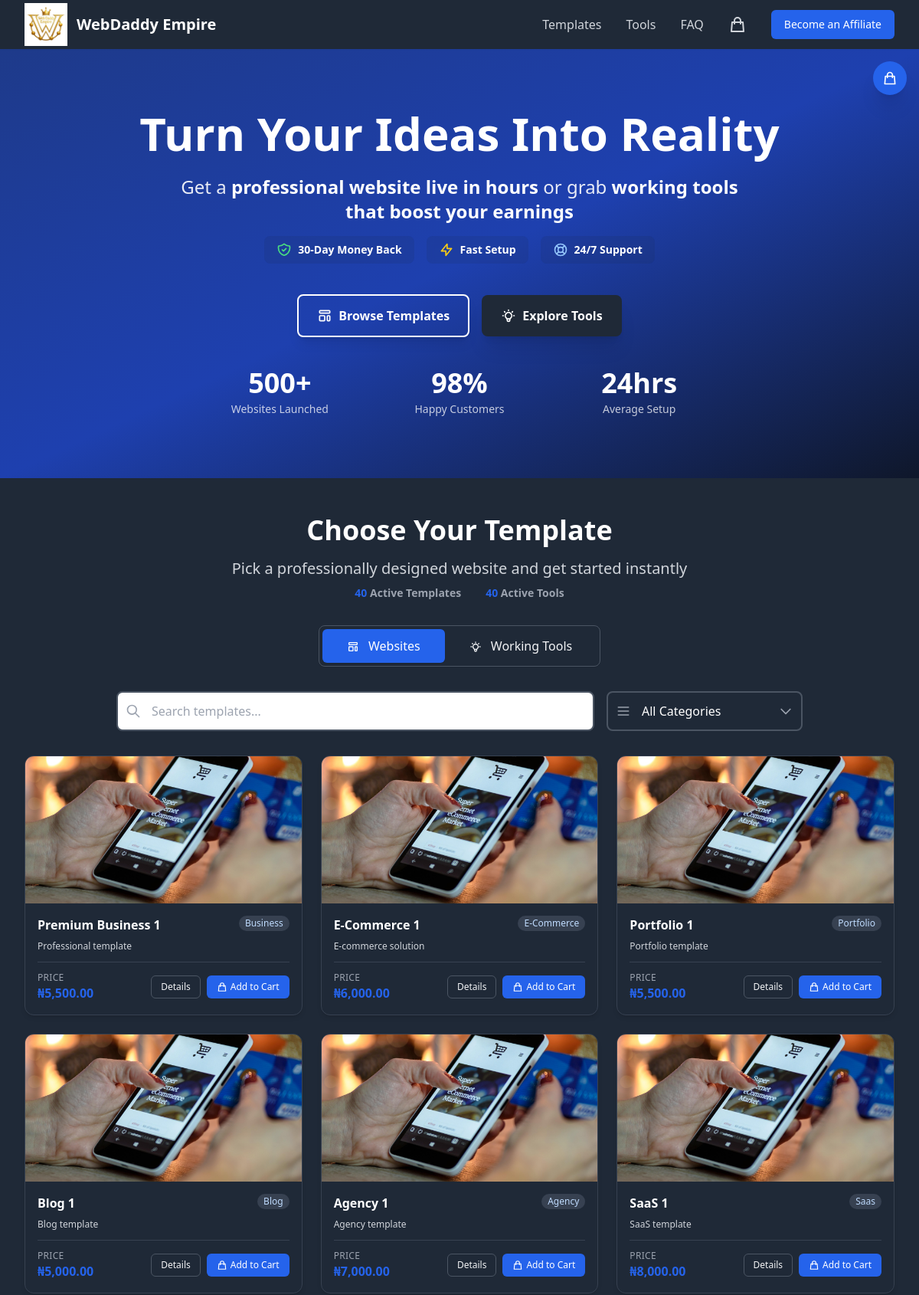
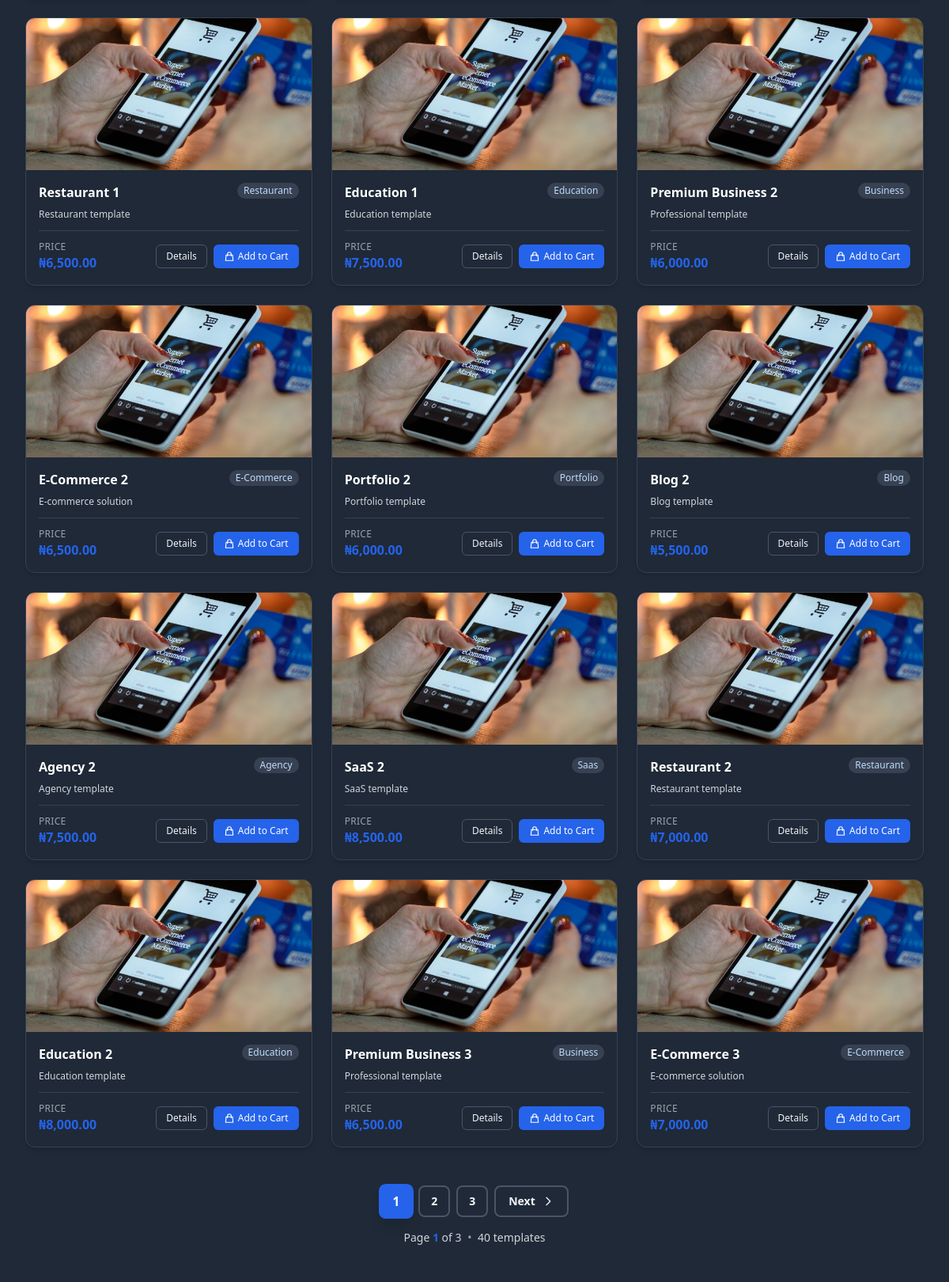
The page / (upper part) on the database its author committed (2 pictures, top to bottom).
### tables this page shows
CREATE TABLE "templates" (
            id INTEGER PRIMARY KEY AUTOINCREMENT,
            name TEXT NOT NULL,
            slug TEXT NOT NULL UNIQUE,
            price REAL NOT NULL DEFAULT 0.00,
            category TEXT,
            description TEXT,
            features TEXT,
            demo_url TEXT,
            thumbnail_url TEXT,
            video_links TEXT,
            active INTEGER DEFAULT 1,
            created_at TEXT DEFAULT CURRENT_TIMESTAMP,
            updated_at TEXT DEFAULT CURRENT_TIMESTAMP,
            thumbnail_source TEXT DEFAULT 'url' CHECK(thumbnail_source IN ('url', 'upload')),
            thumbnail_file TEXT,
            thumbnail_metadata TEXT,
            video_source TEXT DEFAULT 'url' CHECK(video_source IN ('url', 'upload')),
            video_file TEXT,
            video_metadata TEXT
        , media_type TEXT DEFAULT 'banner' CHECK(media_type IN ('demo_url', 'banner', 'video')), demo_video_url TEXT, priority_order INTEGER DEFAULT NULL, seo_keywords TEXT, delivery_type TEXT DEFAULT 'hosted_domain', requires_email INTEGER DEFAULT 1, delivery_wait_hours INTEGER DEFAULT 24, delivery_note TEXT, delivery_description TEXT, domain_template TEXT);

### index.php (the view, shortened to what the rows shown need)
<?php
require_once __DIR__ . '/includes/session.php';
require_once __DIR__ . '/includes/functions.php';
$currentView = $_GET['view'] ?? 'templates';
$currentView = in_array($currentView, ['templates', 'tools']) ? $currentView : 'templates';
$affiliateCode = getAffiliateCode();
$totalActiveTemplates = count(getTemplates(true));
$templates = [];
$page = max(1, (int)($_GET['page'] ?? 1));
if ($currentView === 'templates') {
    $perPage = 18;
    $allTemplates = getTemplates(true);
    usort($allTemplates, function($a, $b) {
        $aPriority = ($a['priority_order'] !== null && $a['priority_order'] !== '') ? intval($a['priority_order']) : 999;
        $bPriority = ($b['priority_order'] !== null && $b['priority_order'] !== '') ? intval($b['priority_order']) : 999;
        if ($aPriority != $bPriority) {
            return $aPriority <=> $bPriority;
        }
        $aDate = strtotime($a['created_at'] ?? '0');
        $bDate = strtotime($b['created_at'] ?? '0');
        return $bDate <=> $aDate;
    });
    $totalTemplates = count($allTemplates);
    $totalPages = max(1, ceil($totalTemplates / $perPage));
    $page = max(1, min($page, $totalPages));
    $offset = ($page - 1) * $perPage;
    $templates = array_slice($allTemplates, $offset, $perPage);
}
?>
<!DOCTYPE html>
<html lang="en">
<head>
    <script src="https://cdn.tailwindcss.com"></script>
</head>
<body class="bg-gray-900 dark:bg-gray-900">
    <header class="relative bg-gradient-to-br from-primary-900 via-primary-800 to-navy text-white py-12 sm:py-16 lg:py-20">
        <div class="relative max-w-7xl mx-auto px-4 sm:px-6 lg:px-8">
            <div class="max-w-4xl mx-auto text-center">
                <h1 class="text-4xl sm:text-5xl lg:text-6xl font-extrabold mb-6 leading-tight">Turn Your Ideas Into Reality</h1>
            </div>
        </div>
    </header>
    <section class="py-12 bg-gray-800" id="products">
        <div class="max-w-7xl mx-auto px-4 sm:px-6 lg:px-8">
            <div class="max-w-3xl mx-auto text-center mb-8">
                <h2 class="text-3xl sm:text-4xl font-extrabold text-white mb-4">
                    <?php echo $currentView === 'tools' ? 'Digital Working Tools' : 'Choose Your Template'; ?>
                </h2>
            </div>
            <div id="products-content-area">
            <?php if ($currentView === 'templates'): ?>
            <?php if (empty($templates)): ?>
            <div class="bg-gray-800 border border-gray-700 rounded-2xl p-12 text-center">
                <svg class="w-16 h-16 mx-auto text-blue-300 mb-4" fill="none" stroke="currentColor" viewBox="0 0 24 24">
                    <path stroke-linecap="round" stroke-linejoin="round" stroke-width="2" d="M13 16h-1v-4h-1m1-4h.01M21 12a9 9 0 11-18 0 9 9 0 0118 0z"/>
                </svg>
                <h4 class="text-xl font-bold text-white mb-2">No templates available</h4>
                <p class="text-gray-300 mb-0">Please check back later or <a href="https://wa.me/<?php echo preg_replace('/[^0-9]/', '', WHATSAPP_NUMBER); ?>" class="font-semibold text-primary-600 hover:text-primary-700">contact us on WhatsApp</a>.</p>
            </div>
            <?php else: ?>
            <div class="grid grid-cols-1 sm:grid-cols-2 lg:grid-cols-3 gap-6" data-templates-grid>
                <?php foreach ($templates as $template): ?>
                <div class="group"
                     data-template
                     data-template-name="<?php echo htmlspecialchars($template['name']); ?>"
                     data-template-category="<?php echo htmlspecialchars($template['category']); ?>"
                     data-template-price="<?php echo htmlspecialchars($template['price']); ?>">
                    <div class="bg-gray-800 rounded-xl shadow-md overflow-hidden border border-gray-700 transition-all duration-300 hover:shadow-xl hover:-translate-y-1">
                        <div class="relative overflow-hidden h-48 bg-gray-800">
                            <img src="<?php echo htmlspecialchars($template['thumbnail_url'] ?? '/assets/images/placeholder.jpg'); ?>"
                                 alt="<?php echo htmlspecialchars($template['name']); ?>"
                                 class="w-full h-full object-cover transition-transform duration-500 group-hover:scale-105"
                                 onerror="this.src='/assets/images/placeholder.jpg'">
                        </div>
                        <div class="p-4">
                            <div class="flex justify-between items-start mb-2">
                                <h3 class="text-base font-bold text-white flex-1 pr-2"><?php echo htmlspecialchars($template['name']); ?></h3>
                                <span class="inline-flex items-center px-2 py-0.5 rounded-full text-xs font-medium bg-gray-700 text-blue-200 shrink-0">
                                    <?php echo htmlspecialchars($template['category']); ?>
                                </span>
                            </div>
                            <p class="text-gray-300 text-xs mb-3 line-clamp-2"><?php echo htmlspecialchars(substr($template['description'] ?? '', 0, 80) . (strlen($template['description'] ?? '') > 80 ? '...' : '')); ?></p>
                            <div class="flex items-center justify-between pt-3 border-t border-gray-700">
                                <div class="flex flex-col">
                                    <span class="text-xs text-gray-400 uppercase tracking-wide">Price</span>
                                    <span class="text-base font-bold text-primary-600"><?php echo formatCurrency($template['price']); ?></span>
                                </div>
                                <div class="flex gap-2">
                                    <a href="<?php echo getTemplateUrl($template, $affiliateCode); ?>"
                                       class="inline-flex items-center justify-center px-3 py-1.5 border border-gray-600 text-xs font-medium rounded-md text-gray-100 bg-gray-800 hover:bg-gray-900 transition-colors whitespace-nowrap">
                                        Details
                                    </a>
                                    <button onclick="addTemplateToCart(<?php echo $template['id']; ?>, '', this)"
                                       class="inline-flex items-center justify-center px-3 py-1.5 border border-transparent text-xs font-medium rounded-md text-white bg-primary-600 hover:bg-primary-700 transition-colors whitespace-nowrap disabled:opacity-50 disabled:cursor-not-allowed">
                                        <svg class="w-3.5 h-3.5 mr-1" fill="none" stroke="currentColor" viewBox="0 0 24 24">
                                            <path stroke-linecap="round" stroke-linejoin="round" stroke-width="2" d="M16 11V7a4 4 0 00-8 0v4M5 9h14l1 12H4L5 9z"/>
                                        </svg>
                                        Add to Cart
                                    </button>
                                </div>
                            </div>
                        </div>
                    </div>
                </div>
                <?php endforeach; ?>
            </div>
            <?php endif; ?>
            <?php endif; ?>
        </div>
    </section>
</body>
</html>

### rows shown on the page
templates: name "Premium Business 1", category "Business", description "Professional template", price "₦5,500.00"
templates: name "E-Commerce 1", category "E-Commerce", description "E-commerce solution", price "₦6,000.00"
templates: name "Portfolio 1", category "Portfolio", description "Portfolio template", price "₦5,500.00"
templates: name "Blog 1", category "Blog", description "Blog template", price "₦5,000.00"
templates: name "Agency 1", category "Agency", description "Agency template", price "₦7,000.00"
templates: name "SaaS 1", category "Saas", description "SaaS template", price "₦8,000.00"
templates: name "Restaurant 1", category "Restaurant", description "Restaurant template", price "₦6,500.00"
templates: name "Education 1", category "Education", description "Education template", price "₦7,500.00"
templates: name "Premium Business 2", category "Business", description "Professional template", price "₦6,000.00"
templates: name "E-Commerce 2", category "E-Commerce", description "E-commerce solution", price "₦6,500.00"
templates: name "Portfolio 2", category "Portfolio", description "Portfolio template", price "₦6,000.00"
templates: name "Blog 2", category "Blog", description "Blog template", price "₦5,500.00"
templates: name "Agency 2", category "Agency", description "Agency template", price "₦7,500.00"
templates: name "SaaS 2", category "Saas", description "SaaS template", price "₦8,500.00"
templates: name "Restaurant 2", category "Restaurant", description "Restaurant template", price "₦7,000.00"
templates: name "Education 2", category "Education", description "Education template", price "₦8,000.00"
templates: name "Premium Business 3", category "Business", description "Professional template", price "₦6,500.00"
templates: name "E-Commerce 3", category "E-Commerce", description "E-commerce solution", price "₦7,000.00"

### other values the page prints
SITE_NAME "WebDaddy Empire"
$totalActiveTemplates "40"
$totalActiveTools "40"
$page "1"
$totalPages "3"
$totalTemplates "40"
